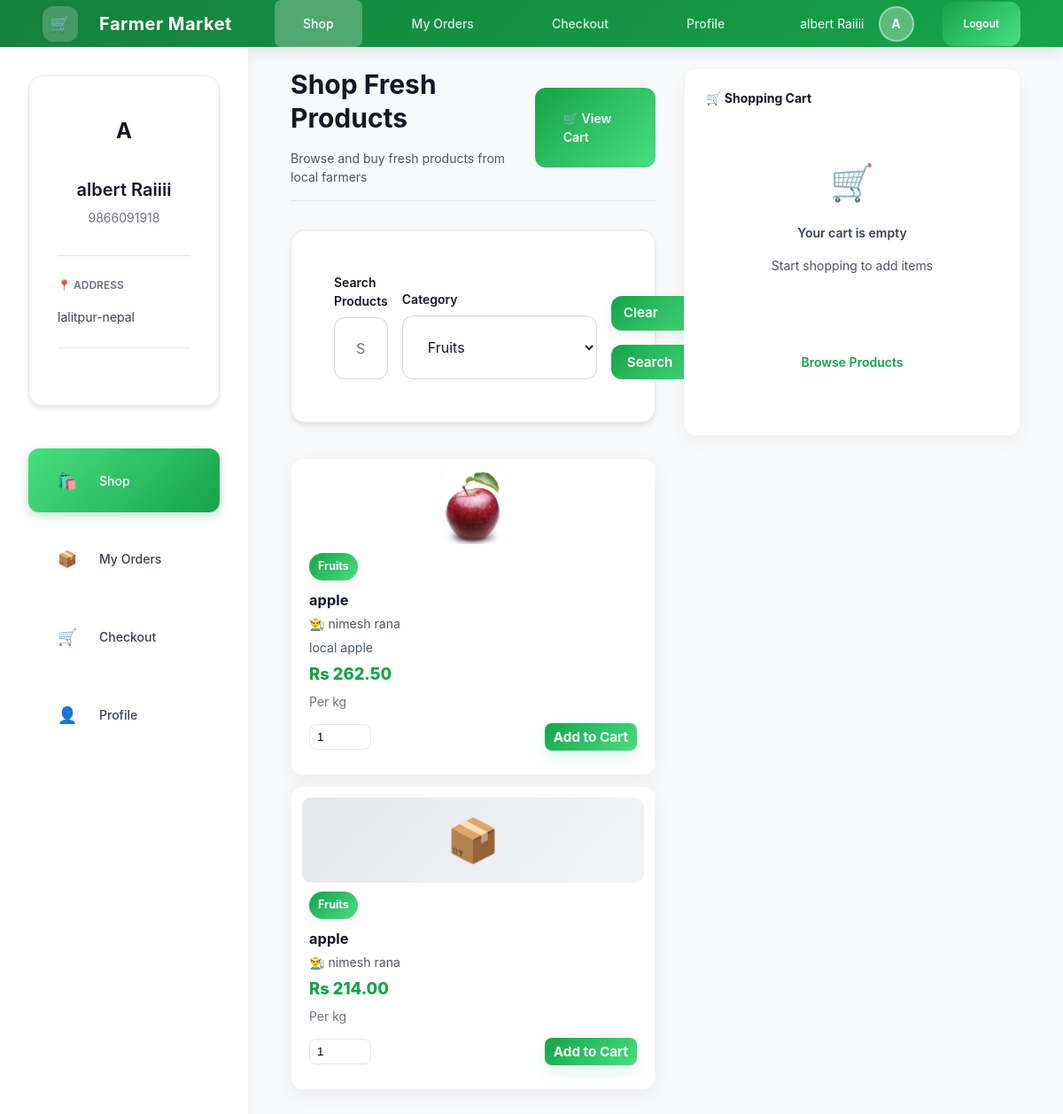
The app's page /LocalFarmerMarket2/buyer/dashboard.php?category=Fruits (signed in) with its own data.
### tables this page shows
CREATE TABLE `buyer` (
  `buyer_id` int(11) NOT NULL,
  `name` varchar(100) NOT NULL,
  `contact` varchar(15) NOT NULL,
  `address` varchar(255) NOT NULL,
  `password` varchar(255) NOT NULL,
  `created_at` timestamp NOT NULL DEFAULT current_timestamp(),
  `is_active` tinyint(1) DEFAULT 1
);

CREATE TABLE `products` (
  `product_id` int(11) NOT NULL,
  `farmer_id` int(11) NOT NULL,
  `product_name` varchar(150) NOT NULL,
  `description` text DEFAULT NULL,
  `price` decimal(10,2) NOT NULL,
  `quantity` int(11) NOT NULL,
  `total_stock` int(11) DEFAULT 0,
  `sold_quantity` int(11) NOT NULL DEFAULT 0,
  `category` varchar(100) NOT NULL,
  `category_id` int(11) DEFAULT NULL,
  `image` varchar(255) DEFAULT NULL,
  `unit` varchar(50) DEFAULT 'kg',
  `created_at` timestamp NOT NULL DEFAULT current_timestamp(),
  `updated_at` timestamp NOT NULL DEFAULT current_timestamp() ON UPDATE current_timestamp(),
  `status` enum('pending','approved','rejected') DEFAULT 'pending',
  `admin_notes` text DEFAULT NULL,
  `admin_id` int(11) DEFAULT NULL,
  `is_active` tinyint(1) DEFAULT 1,
  `deleted_at` timestamp NULL DEFAULT NULL,
  `approval_status` enum('pending','approved','rejected') DEFAULT 'pending',
  `admin_price` decimal(10,2) DEFAULT NULL,
  `commission_rate` decimal(5,2) DEFAULT 5.00 COMMENT 'Commission percentage (5-10%)',
  `approved_by` int(11) DEFAULT NULL,
  `approved_at` datetime DEFAULT NULL,
  `rejection_reason` text DEFAULT NULL
);

CREATE TABLE `farmer` (
  `farmer_id` int(11) NOT NULL,
  `name` varchar(100) NOT NULL,
  `contact` varchar(15) NOT NULL,
  `address` varchar(255) NOT NULL,
  `farm_type` varchar(100) DEFAULT NULL,
  `password` varchar(255) NOT NULL,
  `created_at` timestamp NOT NULL DEFAULT current_timestamp(),
  `is_active` tinyint(1) DEFAULT 1
);

### LocalFarmerMarket2/buyer/dashboard.php (the view, shortened to what this page needs)
<?php
require_once '../db.php';
$buyer_id = intval($_SESSION['buyer_id']);
$stmt = $conn->prepare("SELECT * FROM buyer WHERE buyer_id = ?");
$stmt->bind_param("i", $buyer_id);
$stmt->execute();
$profile = $stmt->get_result()->fetch_assoc();
$search = trim($_GET['search'] ?? '');
$category_filter = trim($_GET['category'] ?? '');
$sql = "SELECT p.product_id, p.product_name, p.description,
               COALESCE(p.admin_price, p.price) as display_price,
               p.quantity as available_stock,
               p.total_stock,
               p.sold_quantity,
               p.category, p.image, p.unit,
               f.name as farmer_name, f.farmer_id
        FROM products p
        JOIN farmer f ON p.farmer_id = f.farmer_id
        WHERE p.approval_status = 'approved'
        AND p.quantity > 0
        AND f.is_active = 1";
$params = [];
$types = "";
if ($category_filter !== '') {
    $sql .= " AND p.category = ?";
    $params[] = $category_filter;
    $types .= "s";
}
$sql .= " ORDER BY p.created_at DESC";
$stmt = $conn->prepare($sql);
if ($types) {
    $stmt->bind_param($types, ...$params);
}
$stmt->execute();
$products = $stmt->get_result();
$categories = $conn->query("SELECT DISTINCT category FROM products WHERE approval_status = 'approved' ORDER BY category");
include 'includes/header.php';
?>
<div class="main-wrapper">
  <?php include 'includes/sidebar.php'; ?>
  <div class="main-content dashboard-page">
    <div style="display: flex; flex-direction: column; gap: var(--space-2xl);">
      <div class="page-header">
    <div>
      <h1 class="page-title">Shop Fresh Products</h1>
      <p class="page-subtitle">Browse and buy fresh products from local farmers</p>
    </div>
    <a href="checkout.php" class="btn primary" style="position: relative;">
      🛒 View Cart
    </a>
  </div>
  <div class="card" style="margin-bottom: var(--space-3xl);">
    <form class="grid filters-form" style="grid-template-columns: 1fr 220px 120px; gap: var(--space-sm); align-items: end;">
      <div class="form-group">
        <label>Search Products</label>
        <input type="text" name="search" placeholder="Search by name, farmer, or details..."
               value="<?php echo htmlspecialchars($search); ?>">
      </div>
      <div class="form-group">
        <label>Category</label>
        <select name="category">
          <?php while ($cat = $categories->fetch_assoc()): ?>
            <option value="<?php echo htmlspecialchars($cat['category']); ?>"
                    <?php echo ($category_filter === $cat['category']) ? 'selected' : ''; ?>>
              <?php echo htmlspecialchars($cat['category']); ?>
            </option>
          <?php endwhile; ?>
        </select>
      </div>
      <div class="filters-actions">
        <a href="dashboard.php" class="btn btn-clear" aria-label="Clear filters">Clear</a>
        <button type="submit" class="btn primary btn-search">Search</button>
      </div>
    </form>
  </div>
  <div class="grid grid-cols-3" style="margin-bottom: var(--space-3xl);">
    <?php if ($products->num_rows > 0): ?>
      <?php while ($p = $products->fetch_assoc()): ?>
        <div class="product-card">
          <?php if ($p['image'] && file_exists(__DIR__ . '/../uploads/' . $p['image'])): ?>
            <img src="../uploads/<?php echo htmlspecialchars($p['image']); ?>"
                 alt="<?php echo htmlspecialchars($p['product_name']); ?>"
                 class="product-image">
          <?php else: ?>
            <div class="product-image" style="display: flex; align-items: center; justify-content: center; background: linear-gradient(135deg, var(--gray-200), var(--gray-100)); font-size: 3rem;">
              📦
            </div>
          <?php endif; ?>
          <div class="product-info">
            <span class="product-category"><?php echo htmlspecialchars($p['category']); ?></span>
            <h3 class="product-name"><?php echo htmlspecialchars($p['product_name']); ?></h3>
            <p class="product-description">
              👨‍🌾 <?php echo htmlspecialchars($p['farmer_name']); ?>
            </p>
            <?php if ($p['description']): ?>
              <p class="product-description">
                <?php echo htmlspecialchars(substr($p['description'], 0, 100)); ?>
              </p>
            <?php endif; ?>
            <div class="product-price">Rs <?php echo number_format($p['display_price'], 2); ?></div>
            <p style="font-size: var(--text-sm); color: var(--gray-500); margin: 0;">Per <?php echo htmlspecialchars($p['unit']); ?></p>
            <form method="POST" class="product-footer" style="margin-top: auto;">
              <input type="number"
                     name="quantity"
                     value="1"
                     min="1"
                     max="<?php echo $p['available_stock']; ?>"
                     style="width: 70px;">
              <button type="submit" class="btn primary btn-add">
                Add to Cart
              </button>
            </form>
          </div>
        </div>
      <?php endwhile; ?>
    <?php endif; ?>
  </div>
    </div>
    <?php include 'includes/right-panel.php'; ?>
  </div>
</div>
</body>
</html>

### LocalFarmerMarket2/buyer/includes/header.php (shortened to what this page needs)
<?php
$buyer_name = $profile['name'] ?? 'Buyer';
$buyer_initial = strtoupper(substr($buyer_name, 0, 1));
?>
<!doctype html>
<html lang="en">
<head>
<link rel="stylesheet" href="../assets/css/buyer.css">
</head>
<body>
<header class="header">
  <div class="brand">
    <div class="brand-icon">🛒</div>
    <span>Farmer Market</span>
  </div>
  <div class="header-nav">
    <a href="dashboard.php" class="<?php echo basename($_SERVER['PHP_SELF']) === 'dashboard.php' ? 'active' : ''; ?>">Shop</a>
    <a href="orders.php" class="<?php echo basename($_SERVER['PHP_SELF']) === 'orders.php' ? 'active' : ''; ?>">My Orders</a>
    <a href="checkout.php" class="<?php echo basename($_SERVER['PHP_SELF']) === 'checkout.php' ? 'active' : ''; ?>">Checkout</a>
    <a href="profile.php" class="<?php echo basename($_SERVER['PHP_SELF']) === 'profile.php' ? 'active' : ''; ?>">Profile</a>
  </div>
  <div class="header-right">
    <div class="user-info">
      <span><?php echo htmlspecialchars($buyer_name); ?></span>
      <div class="user-avatar"><?php echo $buyer_initial; ?></div>
    </div>
    <a href="../logout.php" class="btn small primary">Logout</a>
  </div>
</header>

### LocalFarmerMarket2/buyer/includes/sidebar.php
<?php
if (!function_exists('e')) {
    function e($v) {
        return htmlspecialchars($v, ENT_QUOTES|ENT_SUBSTITUTE, 'UTF-8');
    }
}
$current_page = basename($_SERVER['PHP_SELF']);
?>
<aside class="sidebar">
  <div class="card card-compact">
    <div style="text-align: center; margin-bottom: var(--space-lg);">
      <div class="user-avatar" style="width: 60px; height: 60px; font-size: var(--text-2xl); margin: 0 auto var(--space-md);">
        <?php echo strtoupper(substr($profile['name'], 0, 1)); ?>
      </div>
      <h4 style="margin: 0 0 var(--space-xs) 0;"><?php echo e($profile['name']); ?></h4>
      <p style="margin: 0; color: var(--gray-500); font-size: var(--text-sm);"><?php echo e($profile['contact']); ?></p>
    </div>
    <div style="padding: var(--space-md) 0; border-top: 1px solid var(--gray-200); border-bottom: 1px solid var(--gray-200); margin-bottom: var(--space-lg);">
      <p style="margin: 0 0 var(--space-sm) 0; font-size: var(--text-xs); color: var(--gray-500); text-transform: uppercase; font-weight: 600;">📍 Address</p>
      <p style="margin: 0; font-size: var(--text-sm);"><?php echo e($profile['address']); ?></p>
    </div>
  </div>
  <nav style="margin-top: var(--space-2xl);">
    <a href="dashboard.php" class="sidebar-item <?php echo ($current_page === 'dashboard.php') ? 'active' : ''; ?>">
      <span class="sidebar-icon">🛍️</span>
      <span class="sidebar-label">Shop</span>
    </a>
    <a href="orders.php" class="sidebar-item <?php echo ($current_page === 'orders.php') ? 'active' : ''; ?>">
      <span class="sidebar-icon">📦</span>
      <span class="sidebar-label">My Orders</span>
    </a>
    <a href="checkout.php" class="sidebar-item <?php echo ($current_page === 'checkout.php') ? 'active' : ''; ?>">
      <span class="sidebar-icon">🛒</span>
      <span class="sidebar-label">Checkout</span>
    </a>
    <a href="profile.php" class="sidebar-item <?php echo ($current_page === 'profile.php') ? 'active' : ''; ?>">
      <span class="sidebar-icon">👤</span>
      <span class="sidebar-label">Profile</span>
    </a>
  </nav>
</aside>

### LocalFarmerMarket2/assets/css/buyer.css (style rules this page uses)
.header { position: static !important; top: auto !important; padding: 0 var(--space-2xl) !important; margin: 0 !important; }
.sidebar { position: static !important; left: auto !important; top: auto !important; width: 280px !important; height: auto !important; margin-top: 0 !important; margin-left: 0 !important; margin: 0 !important; flex: 0 0 280px !important; }
.main-wrapper { display: flex !important; flex-direction: row !important; margin: 0 !important; padding: 0 !important; }
.main-content { margin-left: 0 !important; margin-top: 0 !important; margin: 0 !important; padding: var(--space-2xl) !important; min-height: auto !important; }
html { height: 100%; margin: 0; padding: 0; }
body { display: flex; flex-direction: column; height: 100vh; margin: 0; padding: 0; background: var(--bg-secondary); }
.brand { display: flex; align-items: center; gap: var(--space-md); font-size: var(--text-xl); font-weight: 700; }
.brand-icon { width: 40px; height: 40px; background: rgba(255, 255, 255, 0.2); border-radius: var(--radius-lg); display: flex; align-items: center; justify-content: center; font-size: var(--text-lg); }
.header-nav { display: flex; gap: var(--space-md); flex: 1; margin-left: var(--space-2xl); }
.header-nav a { color: rgba(255, 255, 255, 0.85); text-decoration: none; padding: var(--space-sm) var(--space-lg); border-radius: var(--radius-md); transition: all var(--transition-fast); font-weight: 500; font-size: var(--text-sm); }
.header-nav a.active { background: rgba(255, 255, 255, 0.25); color: white; }
.header-right { display: flex; align-items: center; gap: var(--space-lg); margin-left: auto; }
.user-info { display: flex; align-items: center; gap: var(--space-sm); font-size: var(--text-sm); }
.user-avatar { width: 40px; height: 40px; border-radius: 50%; background: rgba(255, 255, 255, 0.3); display: flex; align-items: center; justify-content: center; font-weight: 700; border: 2px solid rgba(255, 255, 255, 0.4); }
.sidebar-item { display: flex; align-items: center; gap: var(--space-md); padding: var(--space-md) var(--space-lg); margin-bottom: var(--space-sm); color: var(--gray-700); text-decoration: none; border-radius: var(--radius-lg); transition: all var(--transition-fast); cursor: pointer; font-weight: 500; font-size: var(--text-sm); }
.sidebar-item.active { background: linear-gradient(135deg, var(--primary-light), var(--primary)); color: white; }
.sidebar-icon { width: 24px; height: 24px; display: flex; align-items: center; justify-content: center; font-size: var(--text-lg); }
.sidebar-label { flex: 1; }
.page-header { display: flex; justify-content: space-between; align-items: center; margin-bottom: var(--space-3xl); padding-bottom: var(--space-2xl); border-bottom: 1px solid var(--gray-200); }
.main-content.dashboard-page > div { gap: var(--space-sm) !important; }
.main-content.dashboard-page { padding-top: var(--space-md) !important; }
.main-content.dashboard-page .page-header { margin-bottom: var(--space-sm) !important; padding-bottom: var(--space-sm) !important; }
.main-content.dashboard-page .card[style] { margin-bottom: var(--space-sm) !important; }
.main-content.dashboard-page .grid.grid-cols-3 { margin-top: 8px !important; gap: 12px !important; }
.main-content.dashboard-page .product-card { min-height: 200px; }
.page-title { margin: 0; font-size: var(--text-3xl); color: var(--gray-900); }
.page-subtitle { margin: var(--space-sm) 0 0 0; color: var(--gray-600); font-size: var(--text-sm); }
.main-content { display: grid; grid-template-columns: minmax(0, 1fr) 380px; gap: var(--space-lg); align-items: start; }

### records on screen
buyer: name "albert Raiiii", name "A", contact "9866091918", address "lalitpur-nepal"
products: image (picture), category "Fruits", product_name "apple", farmer.name "nimesh rana", description "local apple", display_price "262.50", unit "kg"
products: category "Fruits", product_name "apple", farmer.name "nimesh rana", display_price "214.00", unit "kg"

### other values on screen
form field category "Fruits"
